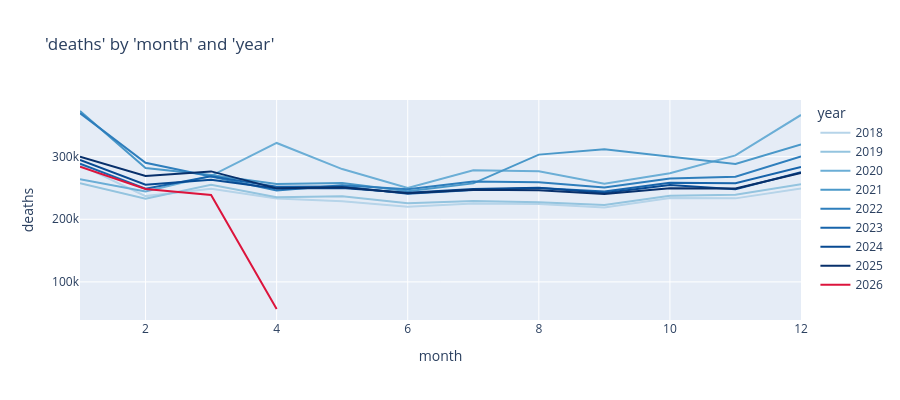

Notebook cell for this chart:
### Code cell
charters.chart(
    df=mcd18_monthly,
    x_axis="month",
    y_axis="deaths",
    color="year",
    type="line",
    color_discrete_map=color_discrete_map,
)

### Figure 1 — Plotly figure (JSON) as saved in the notebook; plotly's stock layout.template omitted (floating-point values rounded to 4 significant figures)
{"data": [{"hovertemplate": "year=2018<br>month=%{x}<br>deaths=%{y}<extra></extra>", "legendgroup": "2018", "line": {"color": "rgb(182, 212, 233)", "dash": "solid"}, "marker": {"symbol": "circle"}, "mode": "lines", "name": "2018", "orientation": "v", "showlegend": true, "type": "scatter", "x": [1, 2, 3, 4, 5, 6, 7, 8, 9, 10, 11, 12], "xaxis": "x", "y": [286744, 236998, 248805, 233164, 228772, 220103, 225111, 224254, 218696, 233903, 233375, 249280], "yaxis": "y"}, {"hovertemplate": "year=2019<br>month=%{x}<br>deaths=%{y}<extra></extra>", "legendgroup": "2019", "line": {"color": "rgb(148, 196, 223)", "dash": "solid"}, "marker": {"symbol": "circle"}, "mode": "lines", "name": "2019", "orientation": "v", "showlegend": true, "type": "scatter", "x": [1, 2, 3, 4, 5, 6, 7, 8, 9, 10, 11, 12], "xaxis": "x", "y": [257649, 232821, 254929, 235254, 236893, 225422, 229211, 227280, 222715, 237661, 239028, 255975], "yaxis": "y"}, {"hovertemplate": "year=2020<br>month=%{x}<br>deaths=%{y}<extra></extra>", "legendgroup": "2020", "line": {"color": "rgb(107, 174, 214)", "dash": "solid"}, "marker": {"symbol": "circle"}, "mode": "lines", "name": "2020", "orientation": "v", "showlegend": true, "type": "scatter", "x": [1, 2, 3, 4, 5, 6, 7, 8, 9, 10, 11, 12], "xaxis": "x", "y": [264062, 244431, 269239, 321879, 280152, 249993, 278409, 276731, 256732, 273443, 302090, 366568], "yaxis": "y"}, {"hovertemplate": "year=2021<br>month=%{x}<br>deaths=%{y}<extra></extra>", "legendgroup": "2021", "line": {"color": "rgb(74, 152, 201)", "dash": "solid"}, "marker": {"symbol": "circle"}, "mode": "lines", "name": "2021", "orientation": "v", "showlegend": true, "type": "scatter", "x": [1, 2, 3, 4, 5, 6, 7, 8, 9, 10, 11, 12], "xaxis": "x", "y": [372916, 282015, 270527, 256523, 257798, 244671, 257328, 303261, 311830, 299591, 288483, 319288], "yaxis": "y"}, {"hovertemplate": "year=2022<br>month=%{x}<br>deaths=%{y}<extra></extra>", "legendgroup": "2022", "line": {"color": "rgb(46, 126, 188)", "dash": "solid"}, "marker": {"symbol": "circle"}, "mode": "lines", "name": "2022", "orientation": "v", "showlegend": true, "type": "scatter", "x": [1, 2, 3, 4, 5, 6, 7, 8, 9, 10, 11, 12], "xaxis": "x", "y": [369459, 290309, 268246, 246083, 254396, 248080, 260129, 258926, 250891, 264956, 268002, 300380], "yaxis": "y"}, {"hovertemplate": "year=2023<br>month=%{x}<br>deaths=%{y}<extra></extra>", "legendgroup": "2023", "line": {"color": "rgb(23, 100, 171)", "dash": "solid"}, "marker": {"symbol": "circle"}, "mode": "lines", "name": "2023", "orientation": "v", "showlegend": true, "type": "scatter", "x": [1, 2, 3, 4, 5, 6, 7, 8, 9, 10, 11, 12], "xaxis": "x", "y": [288757, 248665, 268769, 251834, 252167, 240809, 246581, 249931, 244478, 258159, 257440, 283374], "yaxis": "y"}, {"hovertemplate": "year=2024<br>month=%{x}<br>deaths=%{y}<extra></extra>", "legendgroup": "2024", "line": {"color": "rgb(8, 74, 146)", "dash": "solid"}, "marker": {"symbol": "circle"}, "mode": "lines", "name": "2024", "orientation": "v", "showlegend": true, "type": "scatter", "x": [1, 2, 3, 4, 5, 6, 7, 8, 9, 10, 11, 12], "xaxis": "x", "y": [294589, 255129, 263199, 248972, 249911, 242177, 248384, 250539, 241904, 254644, 247967, 275251], "yaxis": "y"}, {"hovertemplate": "year=2025<br>month=%{x}<br>deaths=%{y}<extra></extra>", "legendgroup": "2025", "line": {"color": "rgb(8, 48, 107)", "dash": "solid"}, "marker": {"symbol": "circle"}, "mode": "lines", "name": "2025", "orientation": "v", "showlegend": true, "type": "scatter", "x": [1, 2, 3, 4, 5, 6, 7, 8, 9, 10, 11, 12], "xaxis": "x", "y": [300066, 268987, 276460, 249390, 250956, 241442, 247205, 246152, 240203, 249579, 249167, 274045], "yaxis": "y"}, {"hovertemplate": "year=2026<br>month=%{x}<br>deaths=%{y}<extra></extra>", "legendgroup": "2026", "line": {"color": "crimson", "dash": "solid"}, "marker": {"symbol": "circle"}, "mode": "lines", "name": "2026", "orientation": "v", "showlegend": true, "type": "scatter", "x": [1, 2, 3, 4], "xaxis": "x", "y": [284135, 248442, 238889, 56697], "yaxis": "y"}], "layout": {"height": 400, "legend": {"title": {"text": "year"}, "tracegroupgap": 0}, "title": {"text": "'deaths' by 'month' and 'year'"}, "xaxis": {"anchor": "y", "domain": [0, 1], "title": {"text": "month"}}, "yaxis": {"anchor": "x", "domain": [0, 1], "title": {"text": "deaths"}, "type": "-"}}}
